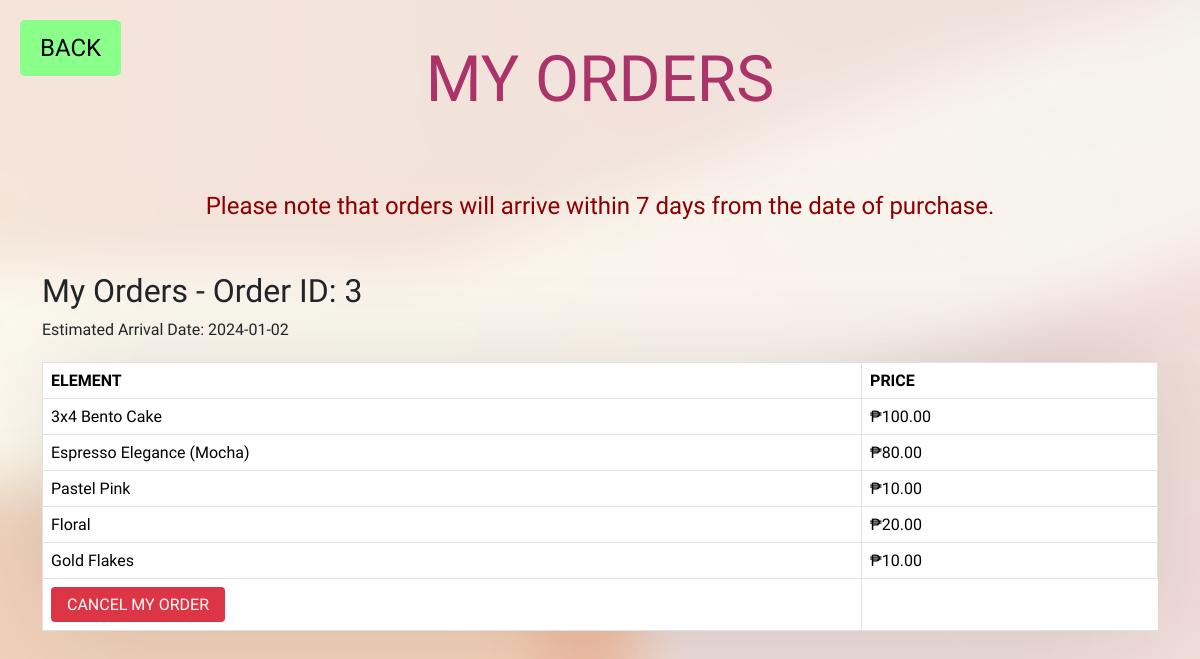
Page /user/order.php?user_id=3 (signed in) on the committed database.
### tables this page shows
CREATE TABLE `orders` (
  `order_id` int(11) NOT NULL,
  `step1` int(11) NOT NULL,
  `step2` int(11) NOT NULL,
  `step3` int(11) NOT NULL,
  `step4` int(11) NOT NULL,
  `step5` int(11) NOT NULL,
  `user_id` int(11) NOT NULL,
  `element_id` int(11) NOT NULL,
  `order_amount` decimal(6,2) NOT NULL,
  `order_status` varchar(1) NOT NULL DEFAULT 'P' COMMENT 'P = Pending\r\nD = Delivered\r\nC - Cancelled',
  `date_ordered` timestamp NOT NULL DEFAULT current_timestamp() ON UPDATE current_timestamp()
);

CREATE TABLE `elements` (
  `element_id` int(11) NOT NULL,
  `element_name` varchar(100) NOT NULL,
  `step_id` int(11) NOT NULL,
  `price_amount` decimal(6,2) NOT NULL,
  `element_img` varchar(100) NOT NULL,
  `element_status` varchar(1) NOT NULL DEFAULT 'A' COMMENT 'A = Available\r\nU = Unavailable'
);

### user/order.php (the view, shortened to what this page needs)
<html lang="en">
<head>
    <link rel="stylesheet" href="../css/bootstrap.css">
</head>
<body>
    <a href="user_dashboard.php" class="back-btn">BACK</a>
    <header>
        <p>MY ORDERS</p>
    </header>
    <p class="reminder">Please note that orders will arrive within 7 days from the date of purchase.</p>
<?php
include('../db.php');
$user_id = isset($_GET['user_id']) ? $_GET['user_id'] : $_SESSION['user_id'];
$excludedStatus = 'ExcludedStatus';
$query = "SELECT orders.order_id, orders.order_status, elements.element_name, elements.price_amount, orders.date_ordered
          FROM orders
          JOIN elements ON orders.step1 = elements.element_id
                         OR orders.step2 = elements.element_id
                         OR orders.step3 = elements.element_id
                         OR orders.step4 = elements.element_id
                         OR orders.step5 = elements.element_id
          WHERE orders.user_id = $user_id
          AND orders.order_status <> '$excludedStatus'";
$result = mysqli_query($conn, $query);
if (mysqli_num_rows($result) > 0) {
    $currentOrderId = null;
    echo '<div class="container mt-5">';
    while ($row = mysqli_fetch_assoc($result)) {
        if ($row['order_status'] !== 'C' && $row['order_status'] !== 'D') {
            if ($currentOrderId !== $row['order_id']) {
                $orderDate = new DateTime($row['date_ordered']);
                $arrivalDate = $orderDate->modify('+7 days')->format('Y-m-d');
                echo "<h2 class='mt-4'>My Orders - Order ID: " . $row['order_id'] . "</h2>";
                echo "<p>Estimated Arrival Date: " . $arrivalDate . "</p>";
                echo "<table class='table table-bordered'>";
                echo "<thead class='thead-dark'><tr>";
                echo "<th class='grey-column'>ELEMENT</th>";
                echo "<th class='grey-column'>PRICE</th>";
                echo "</tr></thead>";
                echo "<tbody>";
                $currentOrderId = $row['order_id'];
            }
            echo "<tr>";
            echo "<td>" . $row['element_name'] . "</td>";
            echo "<td>₱" . $row['price_amount'] . "</td>";
            echo "</tr>";
        }
    }
    if ($currentOrderId !== null) {
        echo "<td>";
        echo "<button class='cancel-btn' onclick='confirmCancelOrder(" . $currentOrderId . ")'>CANCEL MY ORDER</button>";
        echo "</td>";
        echo "</tbody>";
        echo "</table>";
    }
    echo "</div>";
} else {
    echo "<div class='container mt-5 text-center'>";
    echo "<div style='font-size: 2em;'>No orders found. ";
    echo "<a href='customization.php' style='color: #007bff; text-decoration: underline;'>Customize My Cake Now!</a></div>";
    echo "</div>";
}
?>
</body>
</html>

### user/order.php (style rules this page uses)
body { background-image: url('img/background1.png'); background-size: cover; font-family: 'Lilita One', sans-serif; }
header { text-align: center; padding: .5em 0; font-size: 4em; color: #AA336A; animation: floatAnimation 2s ease-in-out infinite; }
table { width: 100%; margin-top: 20px; border-collapse: collapse; background-color: #fff; box-shadow: 0 0 100px rgba(0, 0, 0, 0.1); }
th, td { padding: 15px; text-align: left; border-bottom: 1px solid #ddd; }
thead { background-color: #343a40; color: #fff; }
.back-btn { position: absolute; top: 20px; left: 20px; font-family: 'Lilita One', sans-serif; font-size: 24px; color: black; text-decoration: none; background-color: #8aff8a; padding: 10px 20px; border-radius: 5px; transition: background-color 0.3s ease; z-index: 1; }
.grey-column { background-color: grey; }
.reminder { text-align: center; font-size: 1.5em; color: #8B0000; margin-top: .5em; }
.cancel-btn { background-color: #dc3545; color: #fff; padding: 8px 16px; border: none; border-radius: 4px; cursor: pointer; }

### rows in the picture
orders: order_id "3", date_ordered "2024-01-02", elements.element_name "3x4 Bento Cake", elements.price_amount "100.00", elements.element_name "Espresso Elegance (Mocha)", elements.price_amount "80.00", elements.element_name "Pastel Pink", elements.price_amount "10.00", elements.element_name "Floral", elements.price_amount "20.00", elements.element_name "Gold Flakes"
